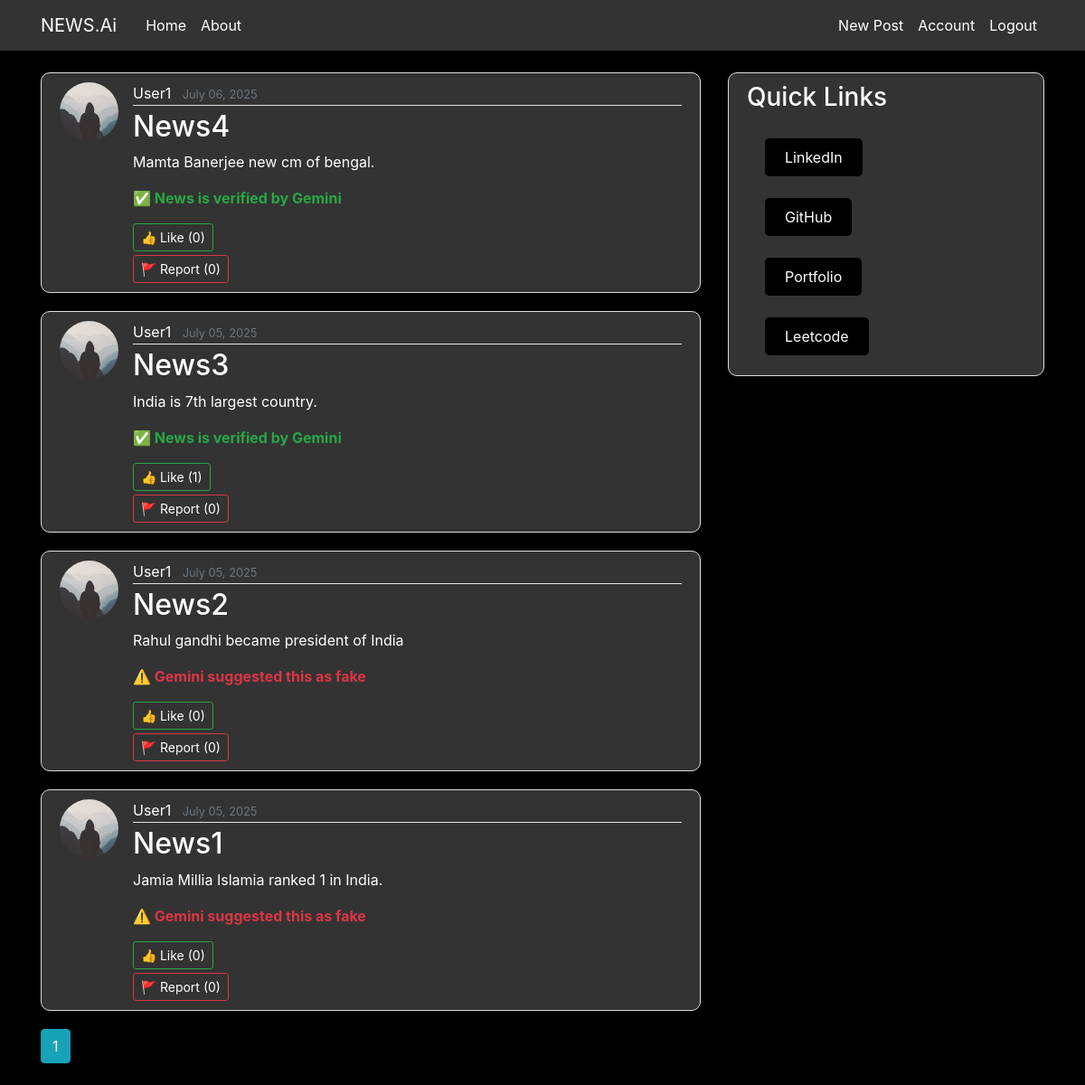
Screenshot of /home (signed in) with the database file from the repository.
### flaskblog/models.py (models this page shows, shortened)
class Post(db.Model):
    id = db.Column(db.Integer, primary_key=True)
    title = db.Column(db.String(100), nullable=False)
    date_posted = db.Column(db.DateTime, nullable=False, default=datetime.utcnow)
    content = db.Column(db.Text, nullable=False)
    user_id = db.Column(db.Integer, db.ForeignKey('user.id'), nullable=False)
    gemini_verified = db.Column(db.Boolean, nullable=True)  # None = not checked yet
    def likes_count(self):
        return self.liked_by.count()
    def reports_count(self):
        return self.reported_by.count()

class User(db.Model, UserMixin):
    id = db.Column(db.Integer, primary_key=True)
    username = db.Column(db.String(20), unique=True, nullable=False)
    email = db.Column(db.String(120), unique=True, nullable=False)
    image_file = db.Column(db.String(20), nullable=False, default='default.jpg')
    password = db.Column(db.String(60), nullable=False)
    posts = db.relationship('Post', backref='author', lazy=True)
    liked_posts = db.relationship(
        'Post',
        secondary=likes,
        backref=db.backref('liked_by', lazy='dynamic'),
        lazy='dynamic'
    )
    reported_posts = db.relationship(
        'Post',
        secondary=reports,
        backref=db.backref('reported_by', lazy='dynamic'),
        lazy='dynamic'
    )

### flaskblog/routes.py (the view)
@app.route("/")
@app.route("/home")
def home():
    page = request.args.get('page', 1, type=int)
    posts = Post.query.order_by(Post.date_posted.desc()).paginate(page=page, per_page=5)
    return render_template('home.html', posts=posts)

### flaskblog/models.py (called while the page is built)
@login_manager.user_loader
def load_user(user_id):
    return User.query.get(int(user_id))

### flaskblog/templates/home.html (shortened to what this page needs)
{% extends "layout.html" %}
{% block content %}
  {% for post in posts.items %}
  <article class="media content-section">
    <img class="rounded-circle article-img" src="{{ url_for('static',filename='profile_pic/'+post.author.image_file) }}">
    <div class="media-body">
      <div class="article-metadata">
        <a class="mr-2 name" href="{{ url_for('user_posts', username=post.author.username) }}">{{ post.author.username }}</a>
        <small class="text-muted" style="color: white;">{{ post.date_posted.strftime('%B %d, %Y') }}</small>
      </div>
      <h2><a class="article-title" href="{{ url_for('post', post_id=post.id) }}">{{ post.title }}</a></h2>
      <p class="article-content" style="color: white;">{{ post.content }}</p>
      {% if post.gemini_verified == True %}
        <p class="text-success"><strong>✅ News is verified by Gemini</strong></p>
      {% elif post.gemini_verified == False %}
        <p class="text-danger"><strong>⚠️ Gemini suggested this as fake</strong></p>
      {% endif %}
      <form method="POST" action="{{ url_for('like_post', post_id=post.id) }}">
        <button class="btn btn-outline-success btn-sm" type="submit">👍 Like ({{ post.likes_count() }})</button>
      </form>
      <form method="POST" action="{{ url_for('report_post', post_id=post.id) }}">
        <button class="btn btn-outline-danger btn-sm mt-1" type="submit">🚩 Report ({{ post.reports_count() }})</button>
      </form>
    </div>
  </article>
  {% endfor %}
  {% for page_num in posts.iter_pages(left_edge=1, right_edge=1, left_current=1, right_current=2) %}
    {% if page_num %}
      {% if posts.page == page_num %}
        <a class="btn btn-info mb-4" href="{{ url_for('home', page=page_num) }}">{{ page_num }}</a>
      {% else %}
        <a class="btn btn-outline-info mb-4" href="{{ url_for('home', page=page_num) }}">{{ page_num }}</a>
      {% endif %}
    {% else %}
      ...
    {% endif %}
  {% endfor %}
{% endblock content %}

### flaskblog/static/main.css (style rules this page uses)
body { background: #fafafa; color: #333333; margin-top: 5rem; }
h1, h2, h3, h4, h5, h6 { color: #444444; }
.content-section { background: #ffffff; padding: 10px 20px; border: 1px solid #dddddd; border-radius: 3px; margin-bottom: 20px; }
.article-title { color: white; }
.article-content { white-space: pre-line; }
.article-img { height: 65px; width: 65px; margin-right: 16px; }
.article-metadata { padding-bottom: 1px; margin-bottom: 4px; border-bottom: 1px solid #e3e3e3 }
.content-section { border-radius: 10px; background-color: #333; }
.name { color: white; }

### flaskblog/templates/layout.html (style rules this page uses)
label, .form-control, .form-check-label, .form-check-input, .btn, small, a { color: white !important; }

### rows the page displays
Post: image_file (placeholder picture), author.username "User1", date_posted "July 06, 2025", title "News4", content "Mamta Banerjee new cm of bengal.", gemini_verified "✅ News is verified by Gemini", likes_count "0", reports_count "0"
Post: image_file (placeholder picture), author.username "User1", date_posted "July 05, 2025", title "News3", content "India is 7th largest country.", gemini_verified "✅ News is verified by Gemini", likes_count "1", reports_count "0"
Post: image_file (placeholder picture), author.username "User1", date_posted "July 05, 2025", title "News2", content "Rahul gandhi became president of India", shows "⚠️ Gemini suggested this as fake", likes_count "0", reports_count "0"
Post: image_file (placeholder picture), author.username "User1", date_posted "July 05, 2025", title "News1", content "Jamia Millia Islamia ranked 1 in India.", shows "⚠️ Gemini suggested this as fake", likes_count "0", reports_count "0"

### other values shown
{{ page_num }} "1"
